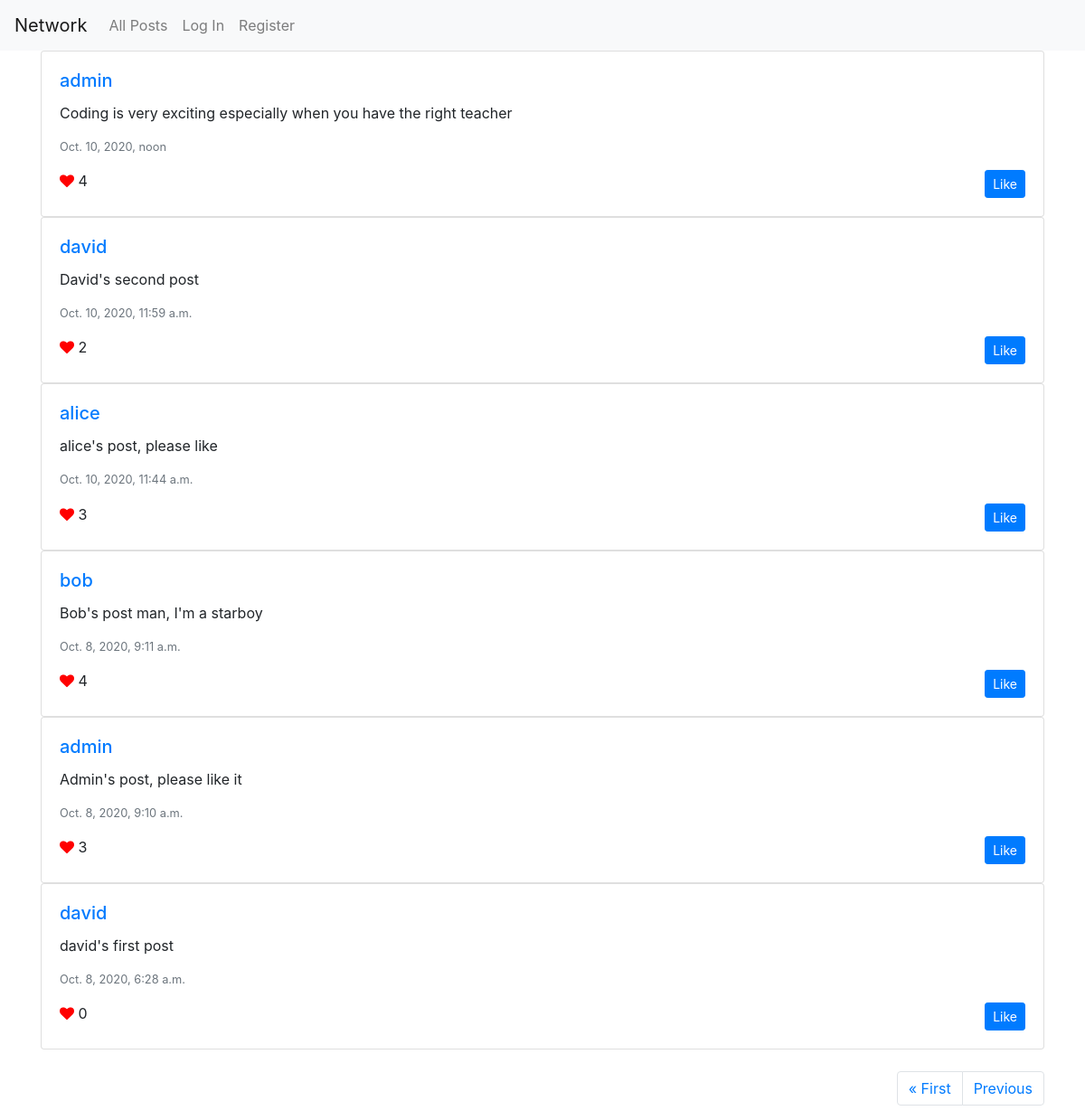
/?page=3, run on the app's committed database.
### network/models.py (models this page shows, shortened)
class Post(models.Model):
    post_creator=models.ForeignKey(User,on_delete=models.CASCADE)
    post_content=models.CharField(max_length=500)
    timestamp=models.DateTimeField(auto_now_add=True)

class User(AbstractUser):
    following=models.ManyToManyField("self",symmetrical=False,default=0)
    liked_post=models.ManyToManyField("Post",related_name="liked_by",default=None,symmetrical=False,blank=True)
    followers=models.ManyToManyField("self",default='',related_name="follow",blank=True,symmetrical=False)

### network/views.py (the view)
# urls.py: path("", views.index, name="index"),
def index(request):
    posts=Post.objects.all()
    posts=posts.order_by("-timestamp").all()
    for post in posts:
        post.likes=post.liked_by.all().count()
        post.save()
    paginator = Paginator(posts, 10)
    page_number = request.GET.get('page')
    page_obj = paginator.get_page(page_number)
    return render(request, "network/index.html",{"page_obj":page_obj})

### network/templates/network/index.html (shortened to what this page needs)
{% extends "network/layout.html" %}
{% load static %}
{% block body %}
<div class="container">
    {% for post in page_obj %}
    <div class="card">
  <div class="card-body">
    <a href ="{% url 'profile'  post.post_creator.username %}"><h5 class="card-title">{{post.post_creator.username}}</h5></a>
    <p class="card-text" id="content{{post.id}}">{{post.post_content}}</p>
    <p class="text-muted small">
      {{post.timestamp}}
    </p>
    <p class="card-text">
      <i class="fa fa-heart" style="color:red;"></i>
      <span id="pnum{{post.id}}">{{post.liked_by.all.count}}</span>
      <a class="btn btn-primary btn-sm" id="anch{{post.id}}" href="javascript: like({{post.id}})" style="float:right;">
          {% if request.user in post.liked_by.all%}
            Unlike
            {% else %}
            Like
            {% endif %}
      </a>
    </p>
  </div>
</div>
{% empty %}
<br>
<h6 style="text-align:center;">Nothing to display!</h6>
{% endfor %}
<br>
<nav aria-label="Page navigation">
   <ul class="pagination justify-content-end">
     {% if page_obj.has_previous %}
     <li class="page-item">
           <a class="page-link" href="?page=1">&laquo; First</a>
         </li>
         <li class="page-item"><a class="page-link" href="?page={{ page_obj.previous_page_number }}">Previous</a></li>
        {% endif %}
      </ul>
    </nav>
</div>
{% endblock %}

### data on the page
Post: post_creator.username "admin", post_content "Coding is very exciting especially when you have the right teacher", timestamp "Oct. 10, 2020, noon", liked_by.all.count "4", shows "Like"
Post: post_creator.username "david", post_content "David's second post", timestamp "Oct. 10, 2020, 11:59 a.m.", liked_by.all.count "2", shows "Like"
Post: post_creator.username "alice", post_content "alice's post, please like", timestamp "Oct. 10, 2020, 11:44 a.m.", liked_by.all.count "3", shows "Like"
Post: post_creator.username "bob", post_content "Bob's post man, I'm a starboy", timestamp "Oct. 8, 2020, 9:11 a.m.", liked_by.all.count "4", shows "Like"
Post: post_creator.username "admin", post_content "Admin's post, please like it", timestamp "Oct. 8, 2020, 9:10 a.m.", liked_by.all.count "3", shows "Like"
Post: post_creator.username "david", post_content "david's first post", timestamp "Oct. 8, 2020, 6:28 a.m.", liked_by.all.count "0", shows "Like"
